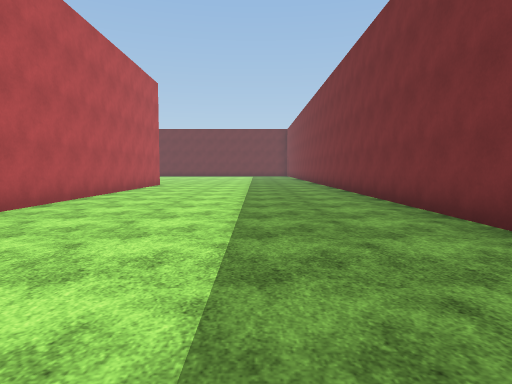
[1] (above)

24 first-person views from a walk through a 3-D level made in the Unity game engine. The camera is 1.3 m above the floor, tilts 4° down and sees 75° across. The floor is counted in squares, 2 m on a side. Each view is taken from the middle of a square. On the plan, view 1 faces up. The plan holds only what a view shows up to about 10 squares ahead; the rest is blank. The place goes on beyond the plan. The terrain is drawn as flat ground. The player character is not drawn. Surface patterns are stand-ins for the level's own textures.

[2]
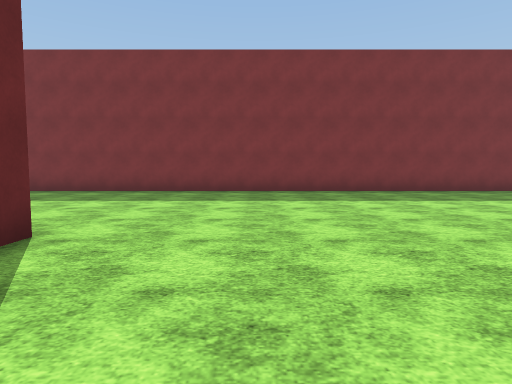

[3]
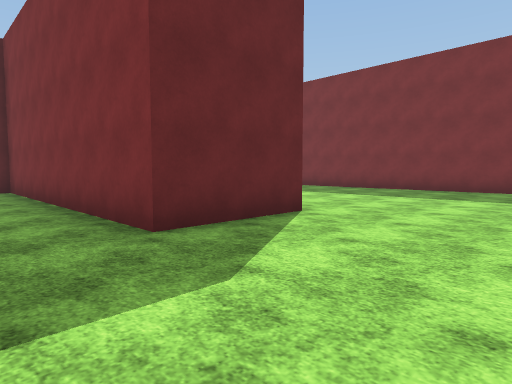

[4]
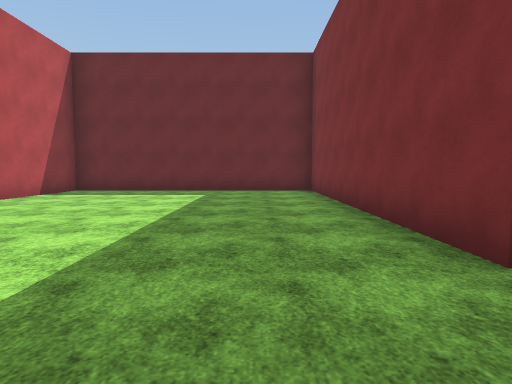

[5]
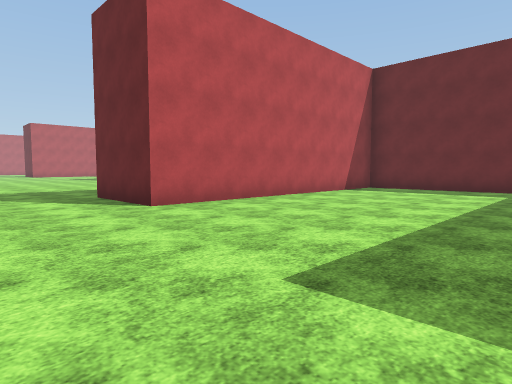

[6]
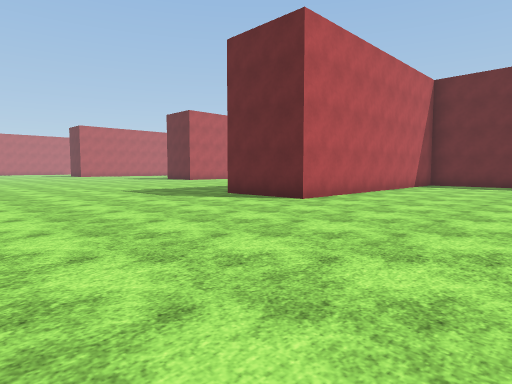

[7]
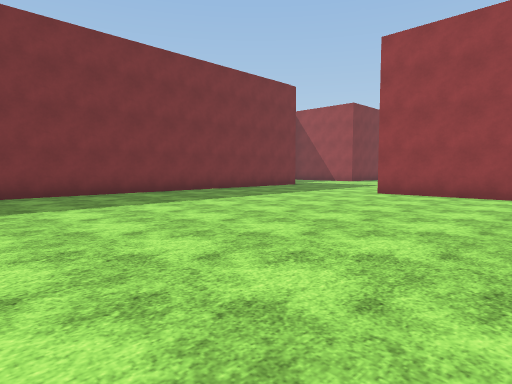

[8]
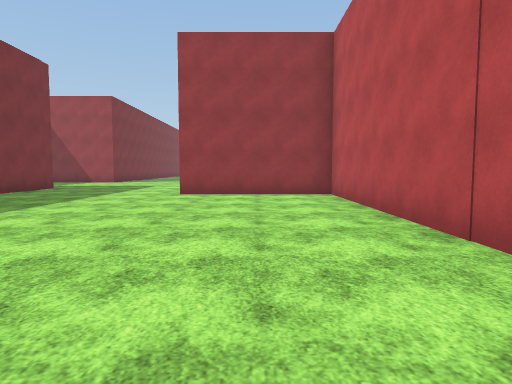

[9]
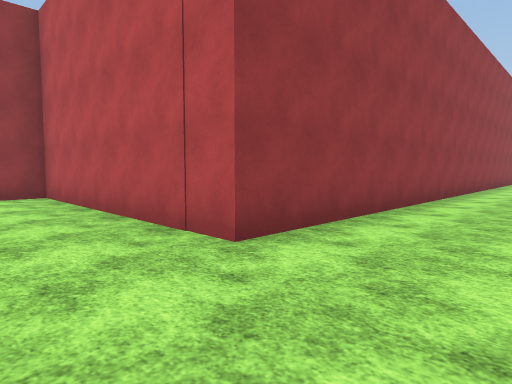

[10]
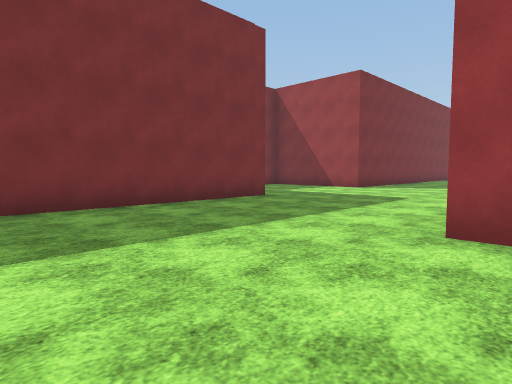

[11]
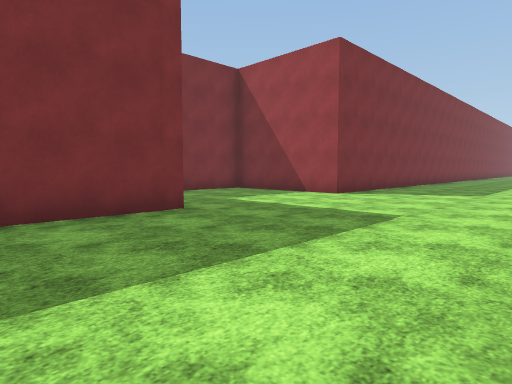

[12]
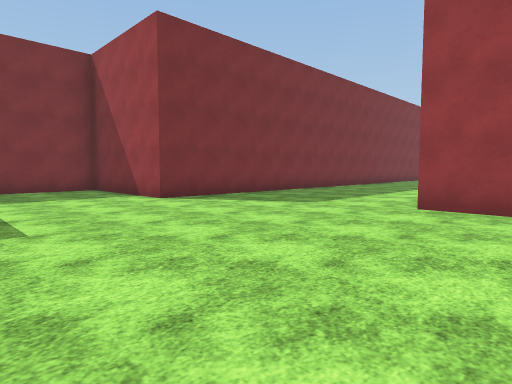

[13]
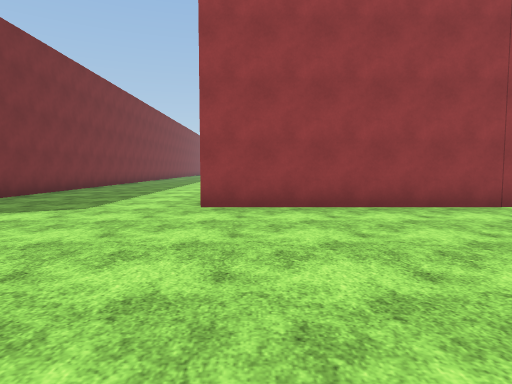

[14]
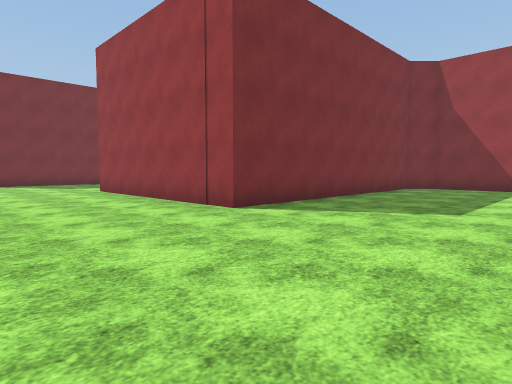

[15]
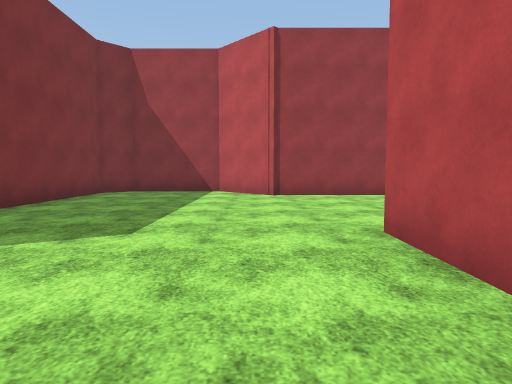

[16]
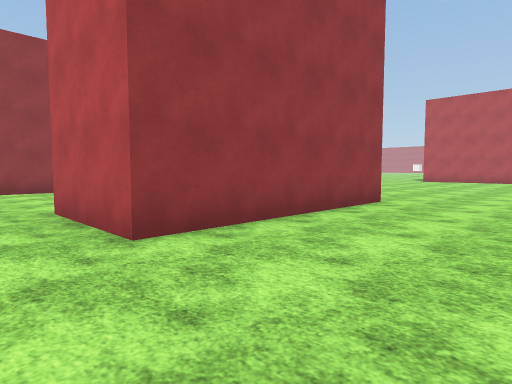

[17]
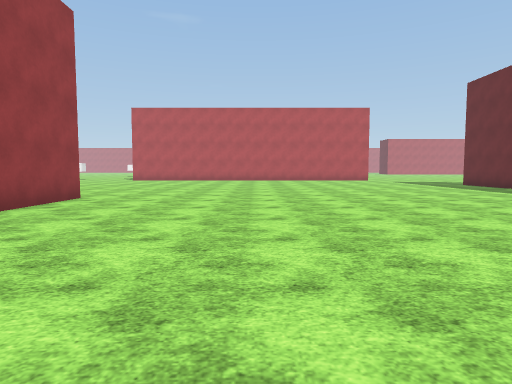

[18]
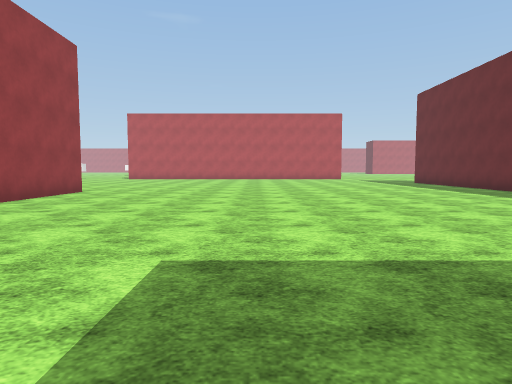

[19]
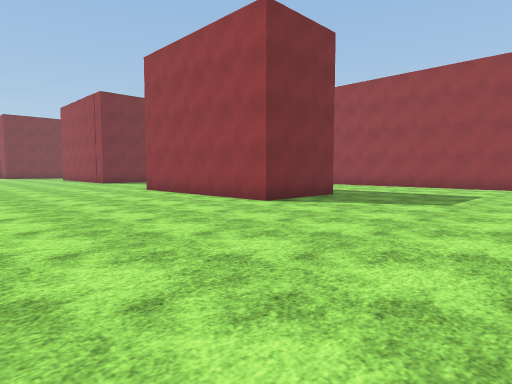

[20]
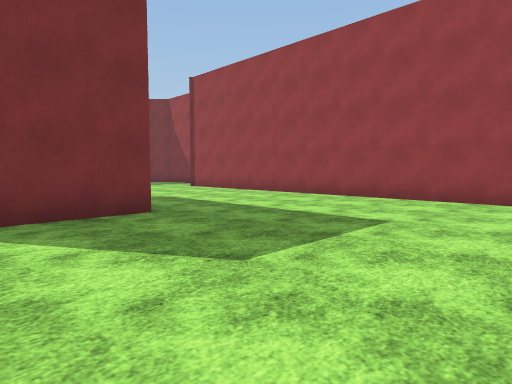

[21]
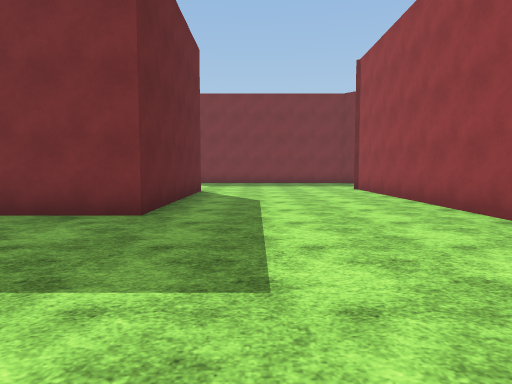

[22]
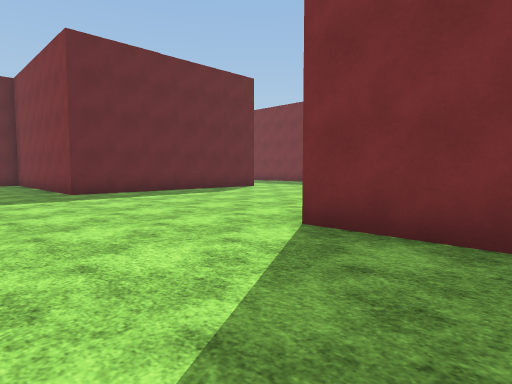

[23]
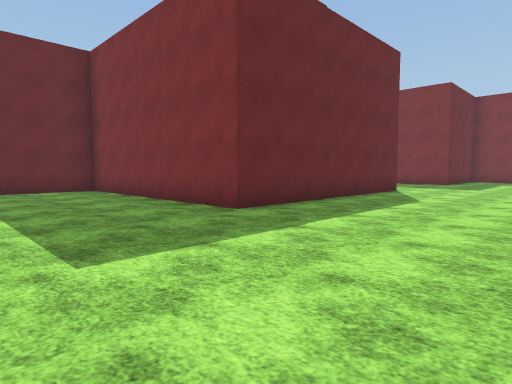

[24]
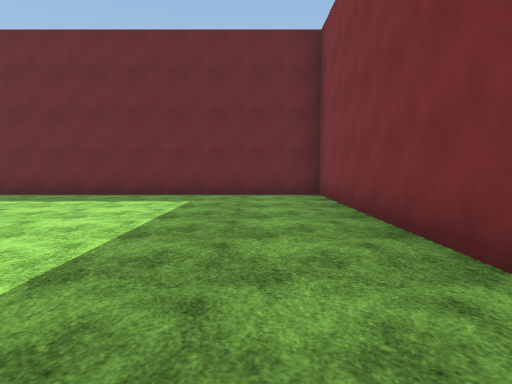

### Floor plan
Points are (right, up) in squares from view 1. A wall is a line through its corners. A room is listed if a view was taken in it or the views show most of it. See-through windows are left out.
Room 1 (views 1, 2, 3, 4, 5, 6, 7, 8, 9, 10, 11, 12, 13, 14, 15, 16, 17, 18, 19, 20, 21, 22, 23, 24)
walls: (-16, -4.2) (-5.9, -4.2) (-5.9, -10.5) (-2, -10.5); (-18.5, -6.7) (-19.1, -6.7); (-2, -13) (-8.4, -13) (-8.4, -6.7) (-16.4, -6.7); (-13.3, -18.9) (-13.3, -21.4) (-18.4, -21.4) (-18.4, -18.9) (-13.3, -18.9); (2.7, -13.1) (2.7, 10.1); (-3.8, 3.1) (-6.3, 3.1) (-6.3, 10.9) (-13.3, 10.9) (-13.3, 2.8) (-15.9, 2.8); (2.7, -24) (2.7, -17.7) (6.5, -17.7) (6.5, -15.4); (-3.8, 10.1) (-3.8, 4.9); (-22.1, -26.2) (-12.3, -26.2) (-11, -27.6) (-8.5, -27.6) (-7.9, -26.9) (-7.9, -19.6) (-2, -19.6)

Where each view was taken, in squares from view 1:
view 1: 0 up, 0 right, facing up
view 2: 1 up, 7 left, facing right
view 3: 0 up, 8 left, facing up-right
view 4: 1 up, 8 left, facing up
view 5: 0 up, 8 left, facing up-left
view 6: 3 down, 9 left, facing up-left
view 7: 2 down, 6 left, facing down-right
view 8: 2 down, 4 left, facing down
view 9: 2 down, 4 left, facing down-left
view 10: 7 down, 3 left, facing down-right
view 11: 10 down, 2 left, facing down-right
view 12: 14 down, 4 left, facing down-right
view 13: 14 down, 3 left, facing down
view 14: 16 down, 12 left, facing down-right
view 15: 18 down, 12 left, facing down
view 16: 16 down, 12 left, facing down-left
view 17: 15 down, 11 left, facing left
view 18: 14 down, 9 left, facing left
view 19: 14 down, 23 left, facing down-right
view 20: 19 down, 23 left, facing down-right
view 21: 23 down, 23 left, facing right
view 22: 22 down, 11 left, facing up-right
view 23: 17 down, 12 left, facing up-right
view 24: 15 down, 10 left, facing up
